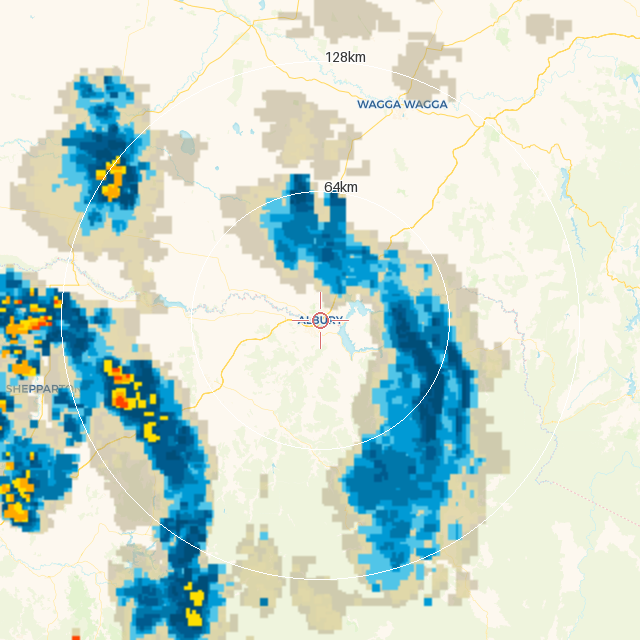
#> input picture tests/fixtures/golden_data/albury_frames/frame_00_0000utc.png, 640 x 640 px
$ python -i map_styles.py   (imports and definitions only)
#> lines starting #> are read from the running program, lines starting #| are printed output that depends on the picture
#> further down, picture is the input picture: PIL image 640x640 RGBA; mean R, G, B, A 201.6, 219.2, 210.2, 254
"""Selectable base map styles for the radar composite.

Each style encapsulates the tile fetching + any post-processing needed to
produce a finished 256x256 RGBA base map tile for a given (zoom, x, y). The
renderer delegates tile fetching to the style's `fetch_tile` function so new
styles can be added without changing the compositing pipeline.
"""
from __future__ import annotations

import logging
from dataclasses import dataclass
from enum import StrEnum
from io import BytesIO
from typing import Awaitable, Callable

import aiohttp
import numpy as np
from PIL import Image, ImageEnhance

from ..http_retry import fetch_with_retry

_LOGGER = logging.getLogger(__name__)

# Saturation multiplier applied to OSM tiles before the HSV V-invert + feature lift.
# Lower values give a more muted "dark mode" aesthetic closer to the original
# HSV V-invert experiment the user approved. Tune here if you want the OSM
# dark variant more/less saturated.
_OSM_DARK_SATURATION_FACTOR = 0.75

_TILE_SIZE = 256

_USER_AGENT = "home-assistant rain_incoming"


class MapStyle(StrEnum):
    VOYAGER = "voyager"
    OSM_STANDARD = "osm_standard"
    OSM_DARK = "osm_dark"
    ESRI_IMAGERY = "esri_imagery"
    DARK_MATTER = "dark_matter"


FetchTileFn = Callable[[aiohttp.ClientSession, int, int, int], Awaitable[Image.Image | None]]


@dataclass(frozen=True)
class MapStyleDefinition:
    style: MapStyle
    display_name: str
    attribution: str
    fetch_tile: FetchTileFn
    is_dark: bool = False


# ---------------------------------------------------------------------------
# Private helpers
# ---------------------------------------------------------------------------

# [24 lines not run here, left out]


def _apply_osm_dark_transform(img: Image.Image) -> Image.Image:
    """HSV V-invert + feature lift + saturation reduction for the OSM dark variant.

    Step 1: reduce saturation via _OSM_DARK_SATURATION_FACTOR to tone down
            overly vivid bushland greens compared to a plain HSV invert.
    Step 2: invert the V channel so bright areas go dark and vice versa.
    Step 3: feature lift - make dark features (roads, labels) bright so they
            remain visible on the dark background.
    """
    desaturated = ImageEnhance.Color(img).enhance(_OSM_DARK_SATURATION_FACTOR)
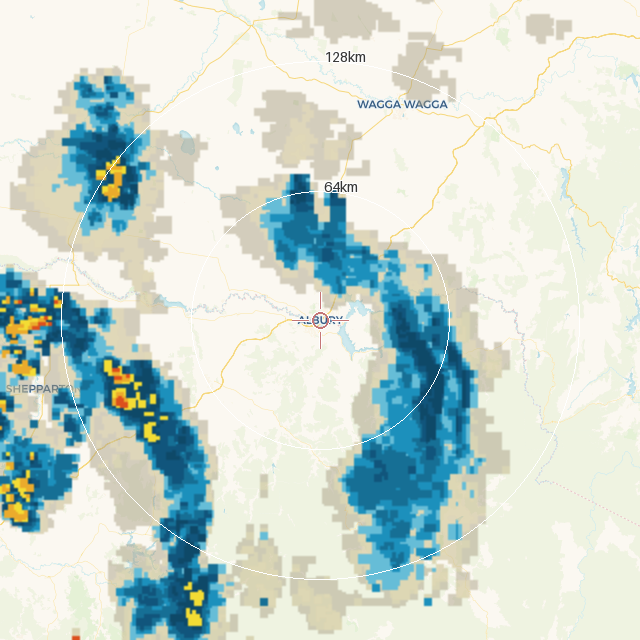
#> desaturated: PIL image 640x640 RGBA; mean R, G, B, A 203.9, 217.4, 210.4, 254; transparent parts drawn white
    hsv_arr = np.array(desaturated.convert("HSV")).astype(np.int16)
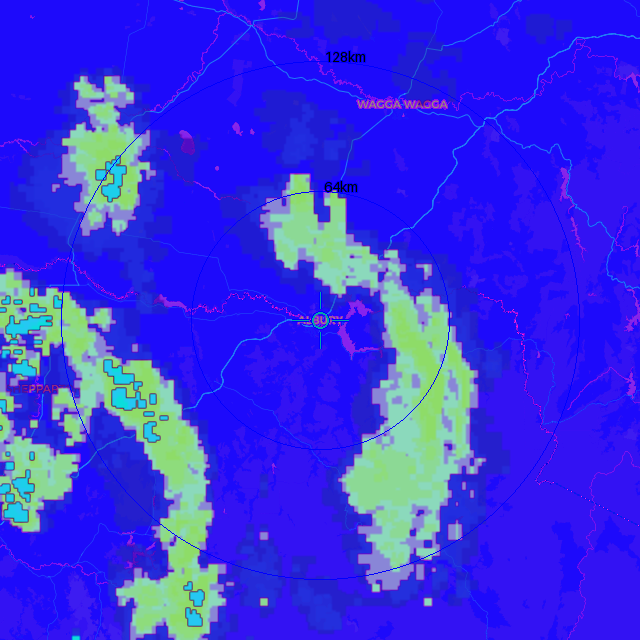
#> hsv_arr: shape (640, 640, 3) int16; mean R, G, B 55.8, 50.7, 226.3
    hsv_arr[:, :, 2] = 255 - hsv_arr[:, :, 2]
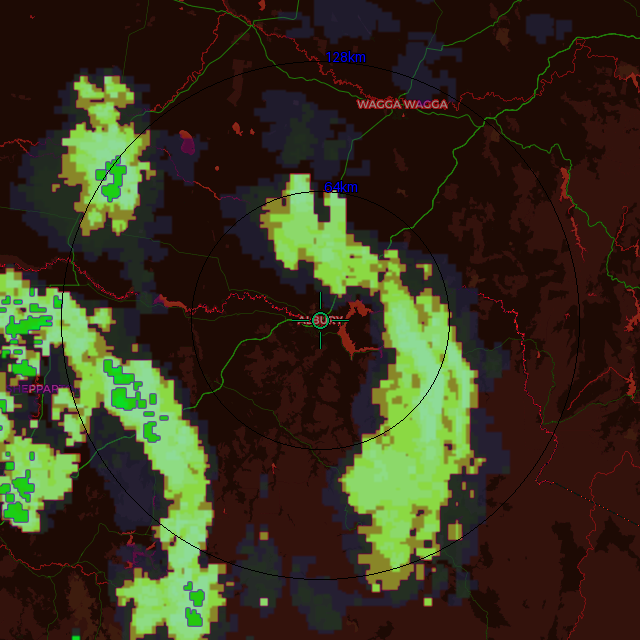
#> hsv_arr: shape (640, 640, 3) int16; mean R, G, B 55.8, 50.7, 28.7
    luma = np.array(desaturated.convert("L")).astype(np.int16)
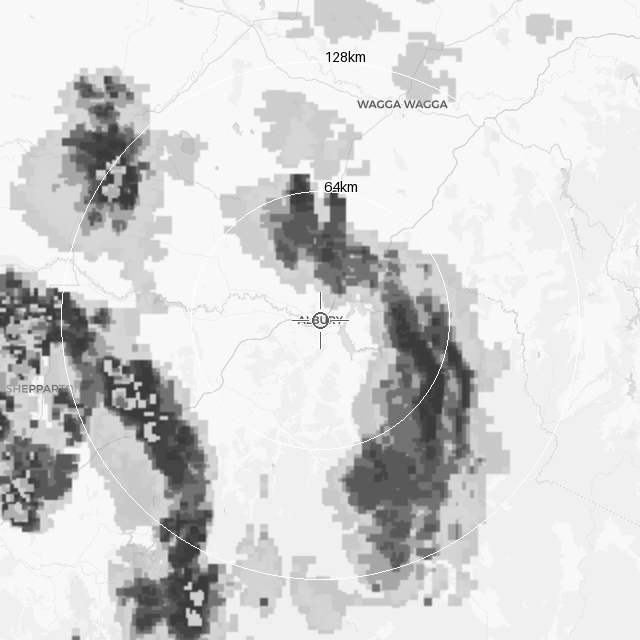
#> luma: shape (640, 640) int16; min 0, max 255, mean 212.6
    feature_lift = 255 - luma
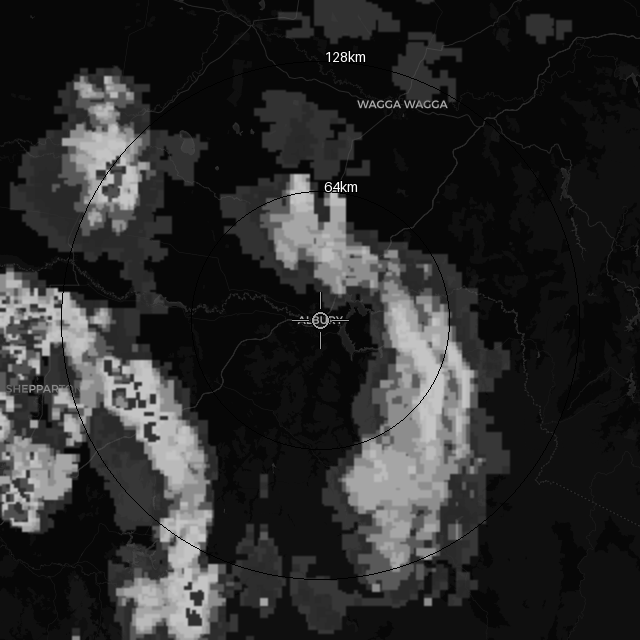
#> feature_lift: shape (640, 640) int16; min 0, max 255, mean 42.4
    hsv_arr[:, :, 2] = np.maximum(hsv_arr[:, :, 2], feature_lift)
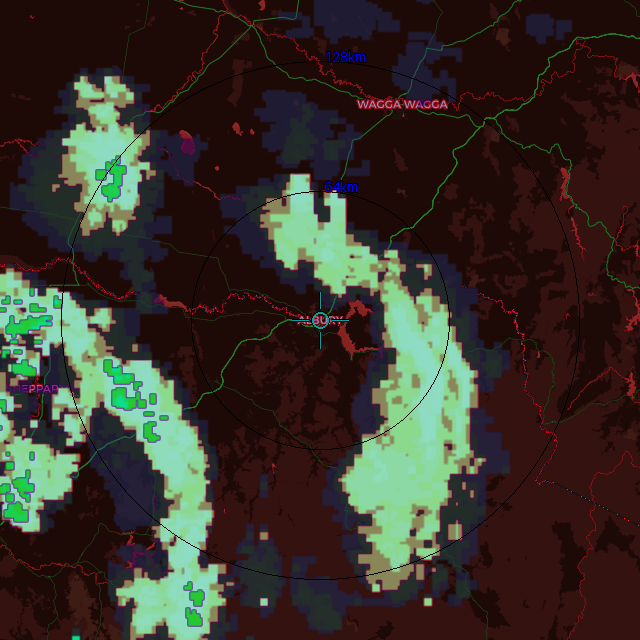
#> hsv_arr: shape (640, 640, 3) int16; mean R, G, B 55.8, 50.7, 42.4
    hsv_arr = hsv_arr.clip(0, 255).astype(np.uint8)
    h, w = hsv_arr.shape[:2]
#> h = 640; w = 640
    return Image.frombytes("HSV", (w, h), hsv_arr.tobytes()).convert("RGB").convert("RGBA")
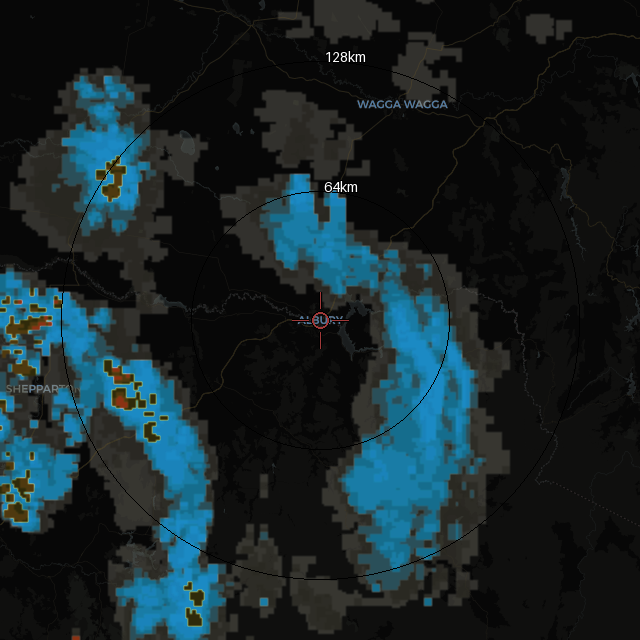
#> returned value: PIL image 640x640 RGBA; mean R, G, B, A 22.4, 36.2, 40.2, 255


# ---------------------------------------------------------------------------
# Per-style fetch functions
# ---------------------------------------------------------------------------

# [59 lines not run here, left out]


# ---------------------------------------------------------------------------
# Registry
# ---------------------------------------------------------------------------

# [35 lines that did not run here, left out]


def get_style(style: MapStyle | str) -> MapStyleDefinition:
    """Lookup a MapStyleDefinition by enum or string value.

    Raises ValueError for unrecognised style names.
    """
    if isinstance(style, str) and not isinstance(style, MapStyle):
        try:
            style = MapStyle(style)
        except ValueError as exc:
            raise ValueError(
                f"Unknown map style: {style!r}. Valid: {[s.value for s in MapStyle]}"
            ) from exc
    if style not in _STYLES:
        raise ValueError(f"Unknown map style: {style!r}")
    return _STYLES[style]

>>> from PIL import Image
>>> picture = Image.open('../../../tests/fixtures/golden_data/albury_frames/frame_00_0000utc.png')
>>> result = _apply_osm_dark_transform(picture)

$ run again, on tests/fixtures/golden_data/albury_frames/frame_01_0010utc.png
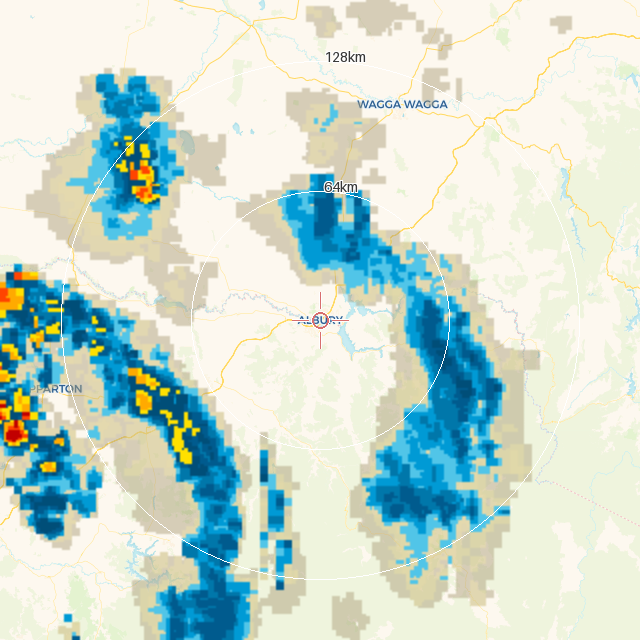
#> input picture tests/fixtures/golden_data/albury_frames/frame_01_0010utc.png, 640 x 640 px
#> picture is the input picture: PIL image 640x640 RGBA; mean R, G, B, A 200.4, 218.7, 209.6, 254
#> in _apply_osm_dark_transform, `hsv_arr[:, :, 2] = np.maximum(hsv_arr[:, :, 2], feature_lift)`:
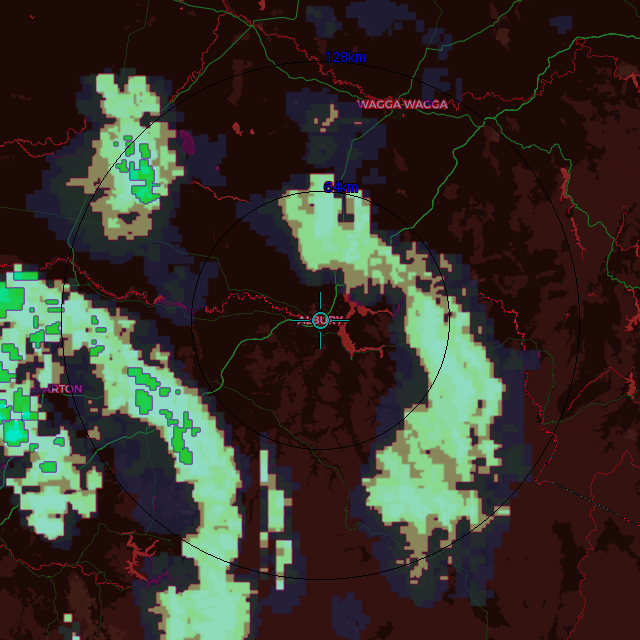
#> hsv_arr: shape (640, 640, 3) int16; mean R, G, B 56.5, 51.8, 43.1
#> in _apply_osm_dark_transform, `return Image.frombytes("HSV", (w, h), hsv_arr.tobytes()).convert("RGB"..`:
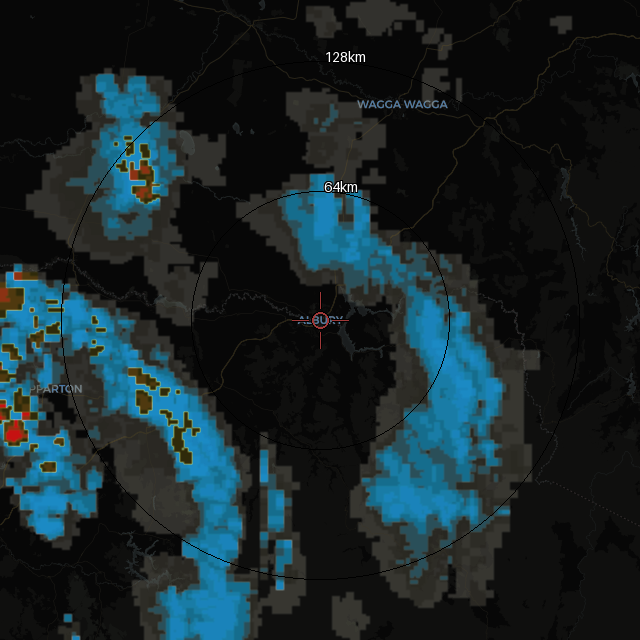
#> returned value: PIL image 640x640 RGBA; mean R, G, B, A 23.1, 36.8, 40.6, 255

$ run again, on tests/fixtures/golden_data/albury_frames/frame_02_0020utc.png
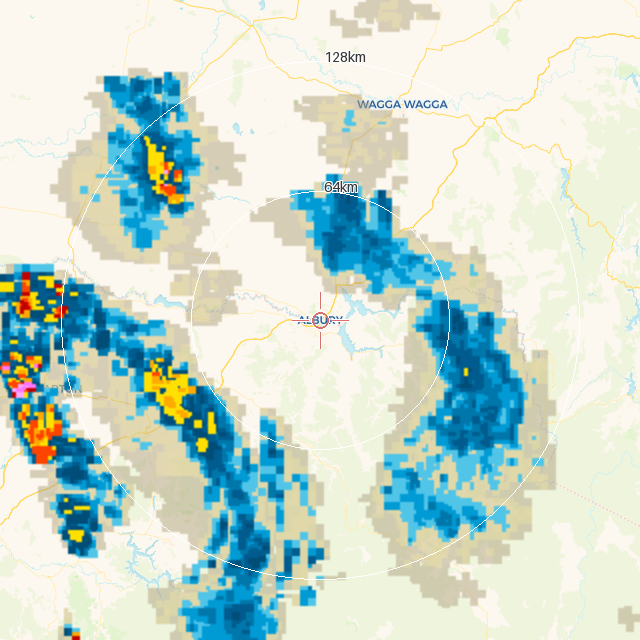
#> input picture tests/fixtures/golden_data/albury_frames/frame_02_0020utc.png, 640 x 640 px
#> picture is the input picture: PIL image 640x640 RGBA; mean R, G, B, A 200.1, 218.1, 208.7, 254
#> in _apply_osm_dark_transform, `hsv_arr[:, :, 2] = np.maximum(hsv_arr[:, :, 2], feature_lift)`:
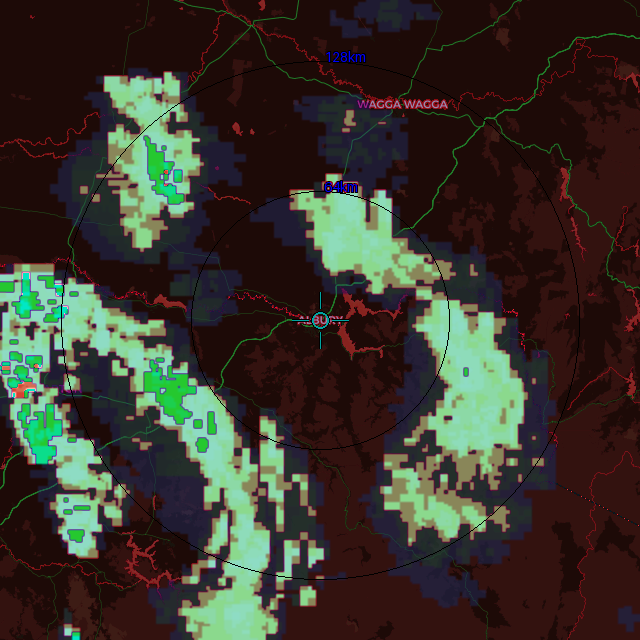
#> hsv_arr: shape (640, 640, 3) int16; mean R, G, B 56.8, 52.8, 43.7
#> in _apply_osm_dark_transform, `return Image.frombytes("HSV", (w, h), hsv_arr.tobytes()).convert("RGB"..`:
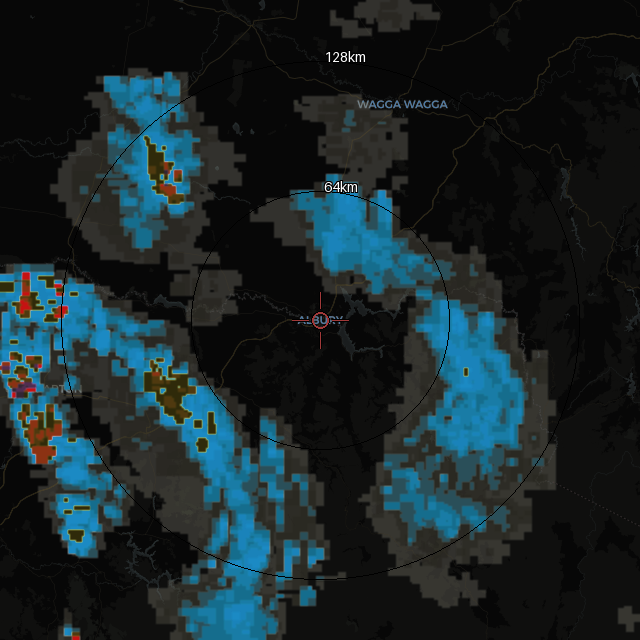
#> returned value: PIL image 640x640 RGBA; mean R, G, B, A 23.8, 37.2, 40.8, 255

$ run again, on tests/fixtures/golden_data/albury_frames/frame_03_0030utc.png
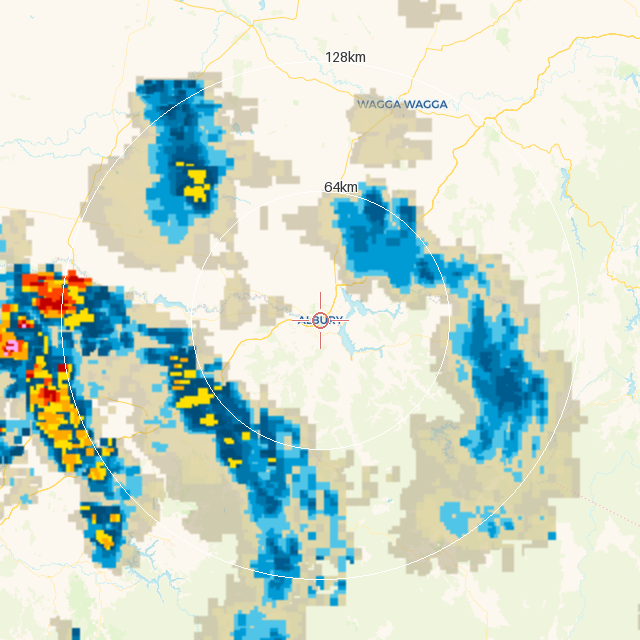
#> input picture tests/fixtures/golden_data/albury_frames/frame_03_0030utc.png, 640 x 640 px
#> picture is the input picture: PIL image 640x640 RGBA; mean R, G, B, A 205.6, 220, 207.5, 254
#> in _apply_osm_dark_transform, `return Image.frombytes("HSV", (w, h), hsv_arr.tobytes()).convert("RGB"..`:
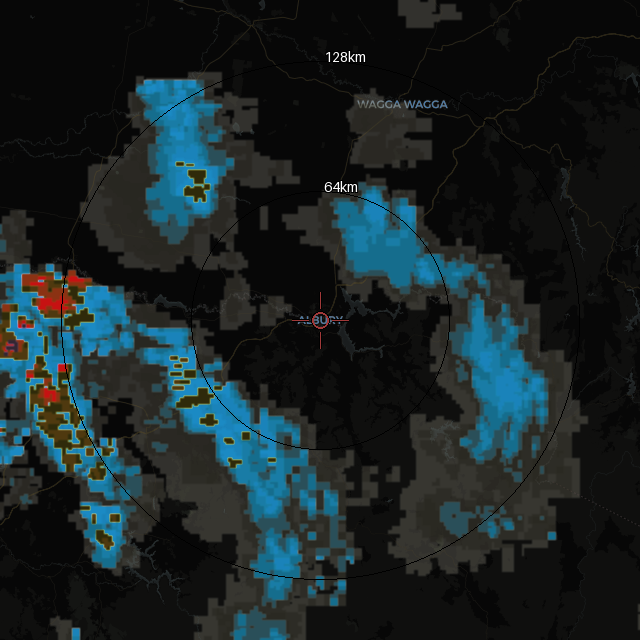
#> returned value: PIL image 640x640 RGBA; mean R, G, B, A 24.6, 35.4, 37.7, 255
